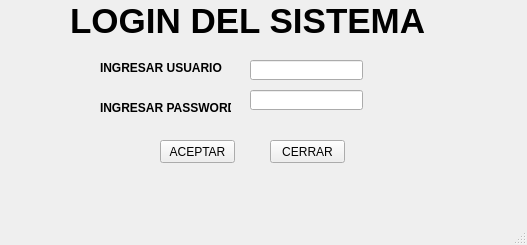
<?xml version="1.0" encoding="UTF-8"?>
<ui version="4.0">
 <class>MainWindow</class>
 <widget class="QMainWindow" name="MainWindow">
  <property name="geometry">
   <rect>
    <x>0</x>
    <y>0</y>
    <width>527</width>
    <height>245</height>
   </rect>
  </property>
  <property name="windowTitle">
   <string>MainWindow</string>
  </property>
  <widget class="QWidget" name="centralwidget">
   <widget class="QLabel" name="label">
    <property name="geometry">
     <rect>
      <x>70</x>
      <y>0</y>
      <width>381</width>
      <height>41</height>
     </rect>
    </property>
    <property name="font">
     <font>
      <pointsize>26</pointsize>
      <weight>75</weight>
      <bold>true</bold>
     </font>
    </property>
    <property name="text">
     <string>LOGIN DEL SISTEMA</string>
    </property>
   </widget>
   <widget class="QLineEdit" name="txt_n2">
    <property name="geometry">
     <rect>
      <x>250</x>
      <y>90</y>
      <width>113</width>
      <height>20</height>
     </rect>
    </property>
   </widget>
   <widget class="QPushButton" name="btn_cerrar">
    <property name="geometry">
     <rect>
      <x>270</x>
      <y>140</y>
      <width>75</width>
      <height>23</height>
     </rect>
    </property>
    <property name="text">
     <string>CERRAR</string>
    </property>
   </widget>
   <widget class="QLabel" name="label_3">
    <property name="geometry">
     <rect>
      <x>100</x>
      <y>100</y>
      <width>131</width>
      <height>16</height>
     </rect>
    </property>
    <property name="font">
     <font>
      <weight>75</weight>
      <bold>true</bold>
     </font>
    </property>
    <property name="text">
     <string>INGRESAR PASSWORD</string>
    </property>
   </widget>
   <widget class="QLabel" name="label_2">
    <property name="geometry">
     <rect>
      <x>100</x>
      <y>60</y>
      <width>131</width>
      <height>16</height>
     </rect>
    </property>
    <property name="font">
     <font>
      <weight>75</weight>
      <bold>true</bold>
     </font>
    </property>
    <property name="text">
     <string>INGRESAR USUARIO</string>
    </property>
   </widget>
   <widget class="QPushButton" name="btn_aceptar">
    <property name="geometry">
     <rect>
      <x>160</x>
      <y>140</y>
      <width>75</width>
      <height>23</height>
     </rect>
    </property>
    <property name="text">
     <string>ACEPTAR</string>
    </property>
   </widget>
   <widget class="QLineEdit" name="txt_n1">
    <property name="geometry">
     <rect>
      <x>250</x>
      <y>60</y>
      <width>113</width>
      <height>20</height>
     </rect>
    </property>
   </widget>
  </widget>
  <widget class="QMenuBar" name="menubar">
   <property name="geometry">
    <rect>
     <x>0</x>
     <y>0</y>
     <width>527</width>
     <height>22</height>
    </rect>
   </property>
  </widget>
  <widget class="QStatusBar" name="statusbar"/>
 </widget>
 <resources/>
 <connections/>
</ui>
